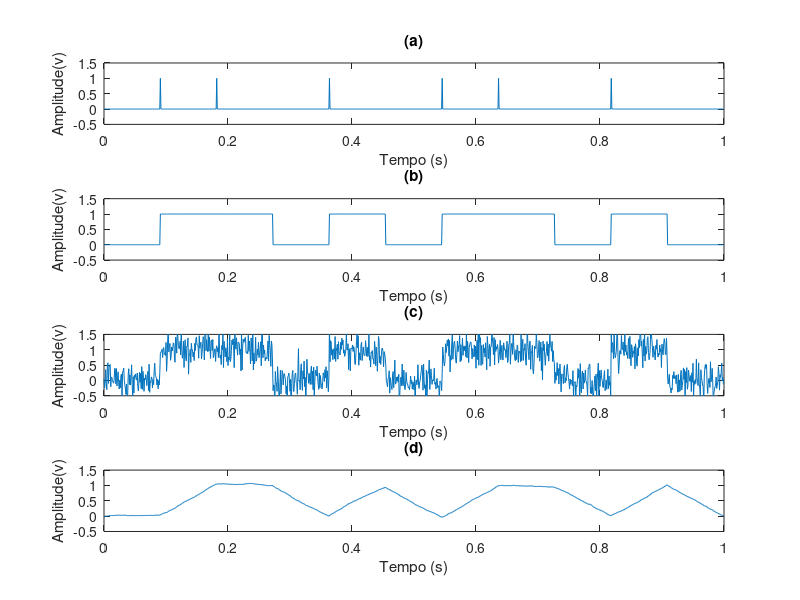

The MATLAB script that drew this image:
% --- SISTEMAS DE COMUNICAÇÃO 1 ---
% Trabalho 4: Transmissão binária e análise de desempenho de erro
% DIA 24/04/2018
% Aluna: Jessica de Souza

% Questao 1 de 2: Recepção com e sem filtro casado

clear all;
close all;
clc;

% Dados
info = [0 1 1 0 1 0 1 1 0 1 0]; % Informação, NRZ unipolar
SNR = 10; % dB
N = 100;  % Fator de superamostragem
Rb = length(info);   % Taxa de transmissao de bit
Fs = Rb*N;
t = [0:1/Fs:1-1/Fs];

% Gerando o filtro
filtro_tx = ones(1,N);      % pulso de 100 amostras
info_up = upsample(info,N); % insere 100 amostras a cada valor da info

% Passando o sinal pelo filtro
sinal_tx = filter(filtro_tx,1,info_up);

% Sinal recebido
sinal_rx = awgn(sinal_tx,SNR); % Ruido no receptor
Z_t = sinal_rx(N/2:N:end); % info hat


% Adicionando um filtro casado no receptor
filtro_rx = filtro_tx;
sinal_rx_filt = filter(filtro_rx,1,sinal_rx)/N;
Z_t_filt = sinal_rx_filt(N/2:N:end); % info hat filt

% Resultados
figure,
subplot(411),plot(t,info_up);
%title('Informação Superamostrada');
title('(a)');
xlabel('Tempo (s)');
ylabel('Amplitude(v)');
ylim([-0.5 1.5]);

subplot(412),plot(t,sinal_tx);
%title('Informação Transmitida');
title('(b)');
xlabel('Tempo (s)');
ylabel('Amplitude(v)');
ylim([-0.5 1.5]);

subplot(413),plot(t,sinal_rx);
%title('Informação Recebida');
title('(c)');
xlabel('Tempo (s)');
ylabel('Amplitude(v)');
ylim([-0.5 1.5]);

subplot(414),plot(t,sinal_rx_filt);
%title('Informação Recebida');
title('(d)');
xlabel('Tempo (s)');
ylabel('Amplitude(v)');
ylim([-0.5 1.5]);